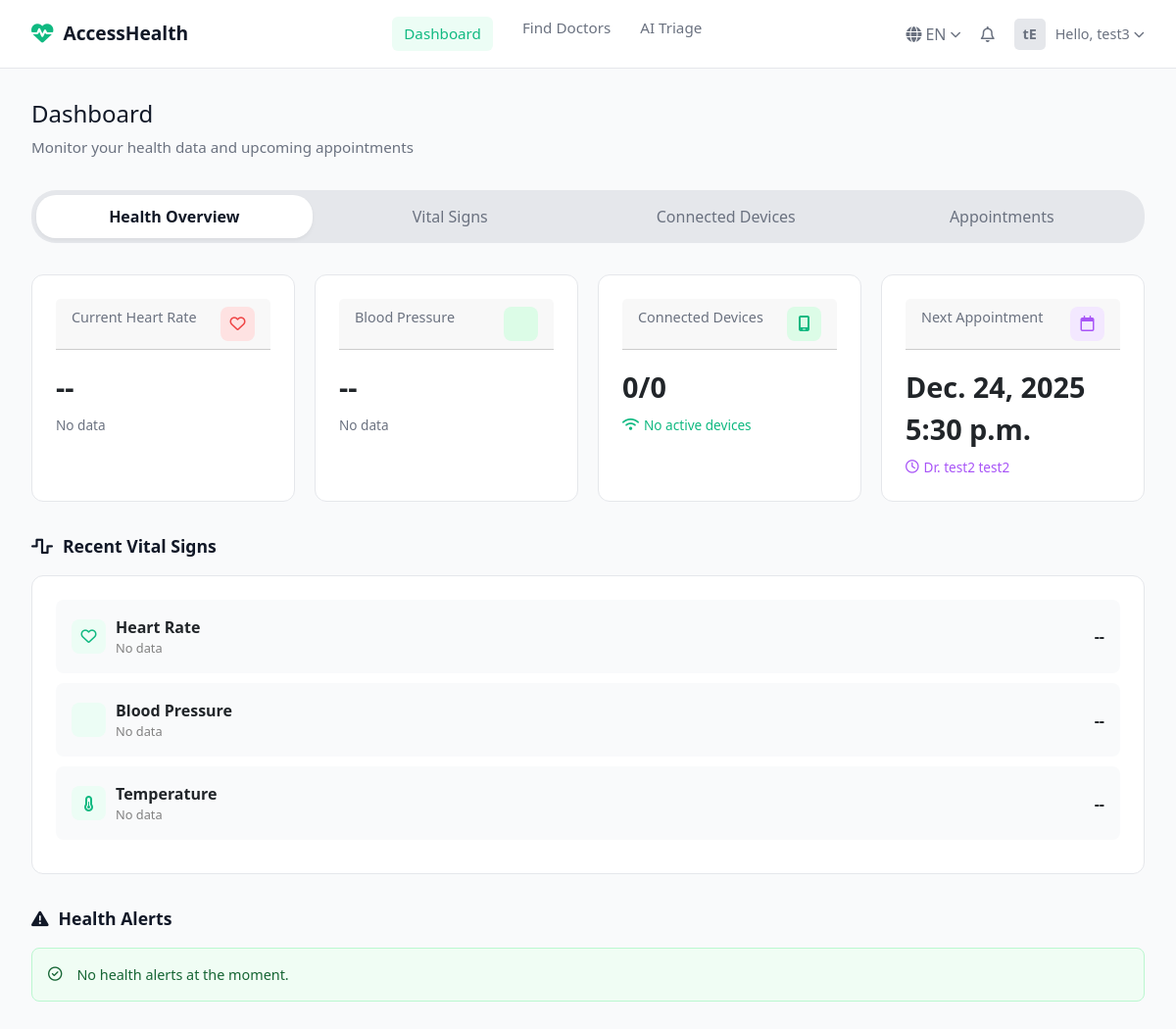
Screenshot of /patient/dashboard/ (signed in) with the database file from the repository.
### webapp/models.py (models this page shows, shortened)
class Appointment(models.Model):
    STATUS_CHOICES = [
        ('pending', 'Pending'),
        ('confirmed', 'Confirmed'),
        ('completed', 'Completed'),
        ('cancelled', 'Cancelled'),
    ]
    APPOINTMENT_TYPE_CHOICES = [
        ('consultation', 'Consultation'),
        ('follow-up', 'Follow-up'),
        ('check-up', 'Check-up'),
        ('emergency', 'Emergency'),
    ]
    doctor = models.ForeignKey(
        Doctor,
        on_delete=models.CASCADE,
        related_name='appointments'
    )
    patient = models.ForeignKey(
        'Patient',
        on_delete=models.CASCADE,
        related_name='appointments'
    )
    appointment_date = models.DateField()
    appointment_time = models.TimeField()
    appointment_type = models.CharField(
        max_length=20,
        choices=APPOINTMENT_TYPE_CHOICES
    )
    status = models.CharField(
        max_length=20,
        choices=STATUS_CHOICES,
        default='pending'
    )
    notes = models.TextField(blank=True, null=True)
    created_at = models.DateTimeField(auto_now_add=True)
    updated_at = models.DateTimeField(auto_now=True)
    class Meta:
        ordering = ['-appointment_date', 'appointment_time']
        indexes = [
            models.Index(fields=['doctor', 'appointment_date']),
            models.Index(fields=['patient']),
            models.Index(fields=['status']),
        ]

class Doctor(models.Model):
    SPECIALIZATION_CHOICES = [
        ('CARDIOLOGY', 'Cardiology'),
        ('NEUROLOGY', 'Neurology'),
        ('ORTHOPEDICS', 'Orthopedics'),
        ('PEDIATRICS', 'Pediatrics'),
        ('PSYCHIATRY', 'Psychiatry'),
        ('ONCOLOGY', 'Oncology'),
        ('GENERAL', 'General Practice'),
    ]
    GENDER_CHOICES = [
        ('M', 'Male'),
        ('F', 'Female'),
    ]
    user = models.OneToOneField(
        CustomUser,
        on_delete=models.CASCADE,
        related_name='doctor_profile'
    )
    doctor_licence_number = models.CharField(
        max_length=50,
        unique=True,
        help_text="Medical license number"
    )
    first_name = models.CharField(max_length=100)
    last_name = models.CharField(max_length=100)
    dob = models.DateField()
    district = models.CharField(max_length=100,default="kigali")
    sector = models.CharField(max_length=100,default="Gasabo")
    gender = models.CharField(max_length=1, choices=GENDER_CHOICES)
    primary_practice_district = models.CharField(max_length=100)
    phone_number = models.CharField(max_length=15)
    hospital_or_clinic_affiliation = models.CharField(
        max_length=200,
        blank=True,
        null=True
    )
    specialization = models.CharField(
        max_length=100,
        choices=SPECIALIZATION_CHOICES
    )
    years_of_experience = models.PositiveIntegerField(
        validators=[MinValueValidator(0)]
    )
    professional_bio = models.TextField(blank=True, null=True)
    profile_image = models.ImageField(
        upload_to='doctor_profiles/',
        blank=True,
        null=True
    )
    is_available = models.BooleanField(default=True)
    created_at = models.DateTimeField(auto_now_add=True)
    updated_at = models.DateTimeField(auto_now=True)
    notify_email = models.BooleanField(default=True)
    notify_sms = models.BooleanField(default=False)
    notify_in_app = models.BooleanField(default=True)
    hospitals = models.ManyToManyField(
        Hospital,
        through="DoctorHospital",
        related_name="doctors",
        blank=True,
    )
    class Meta:
        ordering = ['last_name', 'first_name']
        indexes = [
            models.Index(fields=['user']),
            models.Index(fields=['specialization']),
            models.Index(fields=['hospital_or_clinic_affiliation']),
        ]
    def __str__(self):
        return f"Dr. {self.first_name} {self.last_name}"

### webapp/views.py (the view)
# urls.py: path('patient/dashboard/', views.patient_dashboard, name='patient_dashboard'),
@login_required
def patient_dashboard(request):
    patient = get_object_or_404(Patient, user=request.user)
    latest_heart = (WearableDevice.objects
                    .filter(patient=patient, reading_type='heart_rate')
                    .order_by('-time')
                    .first())
    latest_bp = (WearableDevice.objects
                 .filter(patient=patient, reading_type='blood_pressure')
                 .order_by('-time')
                 .first())
    latest_temp = (WearableDevice.objects
                   .filter(patient=patient, reading_type='temperature')
                   .order_by('-time')
                   .first())
    latest_spo2 = WearableDevice.objects.filter(
    patient=patient, reading_type='oxygen_saturation').order_by('-time').first()
    appointment_form = PatientBookAppointmentForm()
    total_devices = WearableDevice.objects.filter(patient=patient).count()
    active_devices = WearableDevice.objects.filter(patient=patient, is_active=True).count()
    today = timezone.localdate()
    now_time = timezone.localtime().time()
    next_appointment = (Appointment.objects
                        .filter(patient=patient,
                                appointment_date__gte=today,
                                status__in=['pending', 'confirmed'])
                        .order_by('appointment_date', 'appointment_time')
                        .first())
    notifications = (
    Notification.objects
    .filter(patient=patient)
    .select_related('doctor')
    .order_by('-created_at')[:5]
)
    unread_count = Notification.objects.filter(patient=patient, is_read=False).count()
    devices = WearableDevice.objects.filter(patient=patient).order_by('-time')
    appt_qs = Appointment.objects.filter(patient=patient)
    paginator = Paginator(appt_qs, 4)  # 4 cards per page
    page_number = request.GET.get("page")
    appt_page = paginator.get_page(page_number)
    context = {
        "patient": patient,
        "latest_heart": latest_heart,
        "latest_bp": latest_bp,
        "latest_temp": latest_temp,
        "total_devices": total_devices,
        "active_devices": active_devices,
        "next_appointment": next_appointment,
        "notifications": notifications,
        "unread_count": unread_count,
        "latest_spo2": latest_spo2,
        "devices": devices,
        "appt_page": appt_page,
        'appointment_form': appointment_form,
    }
    return render(request, "patientdashboard.html", context)

### webapp/templates/patientdashboard.html (shortened to what this page needs)
<!DOCTYPE html>
<html lang="en">
<head>
    <link href="https://cdn.jsdelivr.net/npm/bootstrap@5.3.3/dist/css/bootstrap.min.css" rel="stylesheet">
    <link rel="stylesheet" href="https://cdnjs.cloudflare.com/ajax/libs/font-awesome/6.4.0/css/all.min.css">
</head>
<body>
    <header>
        <div class="logo">
            <i class="fa-solid fa-heart-pulse"></i> AccessHealth
        </div>
        <nav class="nav-links">
            <a href="#" class="active">Dashboard</a>
            <a href="{%url "find_doctors"%}">Find Doctors</a>
            <a href="{% url 'triage_page'%}">AI Triage</a>
        </nav>
        <div class="user-controls">
    <div class="language-dropdown">
        <button class="lang-toggle">
            <i class="fa-solid fa-globe"></i>
            <span id="current-lang">EN</span>
            <i class="fa-solid fa-chevron-down" style="font-size: 0.7rem;"></i>
        </button>
    </div>
    <div class="notification-wrapper">
    <button class="notification-button" id="notificationToggle">
        <i class="fa-regular fa-bell"></i>
    </button>
</div>
    <div class="user-profile dropdown-profile">
        <div class="avatar">
            {{ request.user.first_name|first }}{{ request.user.last_name|first }}
        </div>
        <button class="profile-toggle">
            <span>Hello, {{ request.user.first_name }}</span>
            <i class="fa-solid fa-chevron-down" style="font-size: 0.7rem;"></i>
        </button>
    </div>
</div>
    </header>
    <main>
        <h1 class="page-title">Dashboard</h1>
        <p class="subtitle">Monitor your health data and upcoming appointments</p>
        <div class="tabs-container">
            <button class="tab-btn active" onclick="switchTab(event, 'overview')">Health Overview</button>
            <button class="tab-btn" onclick="switchTab(event, 'vitals')">Vital Signs</button>
            <button class="tab-btn" onclick="switchTab(event, 'devices')">Connected Devices</button>
            <button class="tab-btn" onclick="switchTab(event, 'appointments')">Appointments</button>
        </div>
        <div id="overview" class="tab-content active">
    <div class="grid-4">
        <div class="card">
            <div class="card-header">
                <span class="card-title">Current Heart Rate</span>
                <div class="icon-box red"><i class="fa-regular fa-heart"></i></div>
            </div>
            {% if latest_heart %}
                <div class="metric-value">
                    {{ latest_heart.value_of_reading }}
                    <span style="font-size:1rem; font-weight:400; color:#6b7280;">
                        {{ latest_heart.unit|default:"bpm" }}
                    </span>
                </div>
                <div class="metric-sub">
                    <div style="width:10px; height:10px; background:#9ca3af; margin-right:5px;"></div>
                    {{ latest_heart.reading_type|title }}
                </div>
            {% else %}
                <div class="metric-value">--</div>
                <div class="metric-sub">No data</div>
            {% endif %}
        </div>
        <div class="card">
            <div class="card-header">
                <span class="card-title">Blood Pressure</span>
                <div class="icon-box green"></div>
            </div>
            {% if latest_bp %}
                <div class="metric-value">{{ latest_bp.value_of_reading }}</div>
                <div class="metric-sub" style="color: var(--primary);">
                    <i class="fa-solid fa-arrow-trend-up"></i>
                    {{ latest_bp.reading_type|title }}
                </div>
            {% else %}
                <div class="metric-value">--</div>
                <div class="metric-sub">No data</div>
            {% endif %}
        </div>
        <div class="card">
            <div class="card-header">
                <span class="card-title">Connected Devices</span>
                <div class="icon-box green"><i class="fa-solid fa-mobile-screen"></i></div>
            </div>
            <div class="metric-value">
                {{ active_devices }}/{{ total_devices }}
            </div>
            <div class="metric-sub" style="color: var(--primary);">
                <i class="fa-solid fa-wifi"></i>
                {% if active_devices %}Active{% else %}No active devices{% endif %}
            </div>
        </div>
        <div class="card">
            <div class="card-header">
                <span class="card-title">Next Appointment</span>
                <div class="icon-box purple"><i class="fa-regular fa-calendar"></i></div>
            </div>
            {% if next_appointment %}
                <div class="metric-value">
                    {{ next_appointment.appointment_date }} {{ next_appointment.appointment_time }}
                </div>
                <div class="metric-sub" style="color: #a855f7;">
                    <i class="fa-regular fa-clock"></i>
                    {{ next_appointment.doctor.user.get_full_name|default:next_appointment.doctor }}
                </div>
            {% else %}
                <div class="metric-value">No upcoming</div>
                <div class="metric-sub" style="color: #a855f7;">
                    <i class="fa-regular fa-clock"></i> No appointment scheduled
                </div>
            {% endif %}
        </div>
    </div>
    <div class="section-header"><i class="fa-solid fa-wave-square"></i> Recent Vital Signs</div>
    <div class="card" style="margin-bottom: 2rem;">
        <div class="vital-row">
            <div style="display:flex; align-items:center; gap:10px;">
                <div class="icon-box green" style="background:#ecfdf5; color:var(--primary);">
                    <i class="fa-regular fa-heart"></i>
                </div>
                <div>
                    <div style="font-weight:600;">Heart Rate</div>
                    <div style="font-size:0.8rem; color:gray;">
                        {% if latest_heart %}{{ latest_heart.time|timesince }} ago{% else %}No data{% endif %}
                    </div>
                </div>
            </div>
            <div style="text-align:right;">
                <div style="font-weight:700;">
                    {% if latest_heart %}{{ latest_heart.value_of_reading }}{% else %}--{% endif %}
                </div>
            </div>
        </div>
        <div class="vital-row">
            <div style="display:flex; align-items:center; gap:10px;">
                <div class="icon-box green" style="background:#ecfdf5; color:var(--primary);">
                </div>
                <div>
                    <div style="font-weight:600;">Blood Pressure</div>
                    <div style="font-size:0.8rem; color:gray;">
                        {% if latest_bp %}{{ latest_bp.time|timesince }} ago{% else %}No data{% endif %}
                    </div>
                </div>
            </div>
            <div style="text-align:right;">
                <div style="font-weight:700;">
                    {% if latest_bp %}{{ latest_bp.value_of_reading }}{% else %}--{% endif %}
                </div>
            </div>
        </div>
        <div class="vital-row">
            <div style="display:flex; align-items:center; gap:10px;">
                <div class="icon-box green" style="background:#ecfdf5; color:var(--primary);">
                    <i class="fa-solid fa-temperature-half"></i>
                </div>
                <div>
                    <div style="font-weight:600;">Temperature</div>
                    <div style="font-size:0.8rem; color:gray;">
                        {% if latest_temp %}{{ latest_temp.time|timesince }} ago{% else %}No data{% endif %}
                    </div>
                </div>
            </div>
            <div style="text-align:right;">
                <div style="font-weight:700;">
                    {% if latest_temp %}{{ latest_temp.value_of_reading }}{% else %}--{% endif %}
                </div>
            </div>
        </div>
    </div>
    <div class="section-header">
            <i class="fa-solid fa-triangle-exclamation"></i> Health Alerts
        </div>
        {% if notifications %}
            {% for n in notifications %}
                <div class="alert-box
                    {% if n.notification_type == 'appointment' or n.notification_type == 'reminder' %}
                        alert-warning
                    {% elif n.notification_type == 'system' %}
                        alert-info
                    {% else %}
                        alert-success
                    {% endif %}
                ">
                    {% if n.notification_type == 'appointment' or n.notification_type == 'reminder' %}
                        <i class="fa-regular fa-calendar"></i>
                    {% elif n.notification_type == 'message' %}
                        <i class="fa-regular fa-envelope"></i>
                    {% elif n.notification_type == 'patient' %}
                        <i class="fa-regular fa-user"></i>
                    {% else %}
                        <i class="fa-solid fa-circle-info"></i>
                    {% endif %}
                    <strong>{{ n.title }}</strong>
                    <br>
                    {{ n.message }}
                    <span style="display:block; font-size:0.75rem; color:#6b7280; margin-top:2px;">
                        {{ n.created_at|timesince }} ago
                    </span>
                </div>
            {% endfor %}
        {% else %}
            <div class="alert-box alert-success">
                <i class="fa-regular fa-circle-check"></i>
                No health alerts at the moment.
            </div>
        {% endif %}
        </div>
    </main>
</body>
</html>

### rows the page displays
Appointment: appointment_date "Dec. 24, 2025", appointment_time "5:30 p.m.", doctor.user.get_full_name "Dr. test2 test2"

### other values shown
{{ request.user.first_name|first }} "t"
{{ request.user.last_name|first }} "E"
{{ request.user.first_name }} "test3"
{{ active_devices }} "0"
{{ total_devices }} "0"
